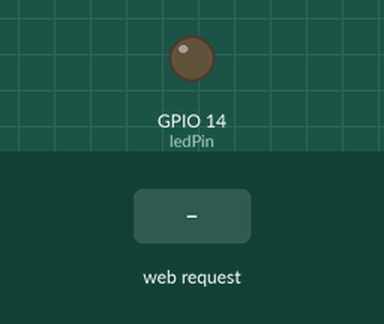
Simulated run of this sketch. Board: ESP32. On the bench: output pins drawn as LEDs (lit = HIGH). The inputs (shaded band) are chosen by the test bench. WiFi joins after 1.5 s; servers stay silent unless stated; what the sketch prints to the serial monitor is not drawn.

Above: at 2.7 s.
2.8 s: HTTP request GET /LED=ON received
At 3.4 s:
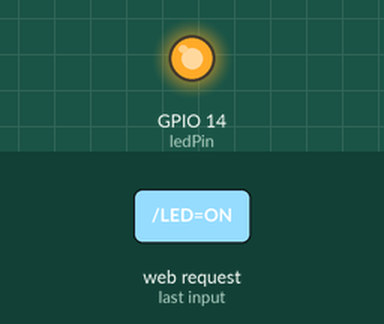
4.3 s: HTTP request GET /LED=OFF received
At 4.6 s:
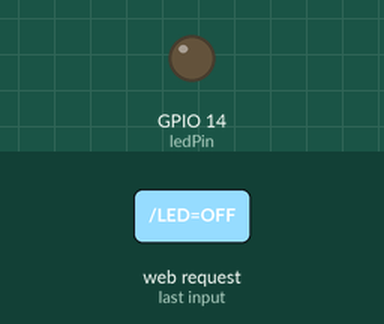
Timing chart, 0 to 7.3 s (numbered marks = the images above; inputs shaded):
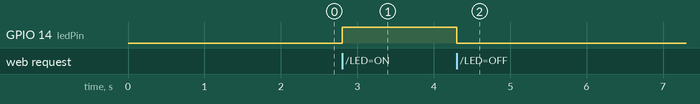

The sketch:

Wi-Fi_Web_Server_LED_Control_Using_ESP32.ino
```cpp
#include <WiFi.h>

const char* ssid = "realme 8";
const char* password = "100ipl23";

WiFiServer server(80);

const int ledPin = 14;
bool ledState = false;

void setup() {

  Serial.begin(115200);

  pinMode(ledPin, OUTPUT);
  digitalWrite(ledPin, LOW);

  Serial.println("Connecting to Wi-Fi...");

  WiFi.begin(ssid, password);

  while (WiFi.status() != WL_CONNECTED) {
    delay(500);
    Serial.print(".");
  }

  Serial.println();
  Serial.println("Connected!");

  Serial.print("IP Address: ");
  Serial.println(WiFi.localIP());

  server.begin();
}

void loop() {

  WiFiClient client = server.available();

  if (client) {

    String request = client.readStringUntil('\r');
    client.flush();

    if (request.indexOf("/LED=ON") != -1) {
      ledState = true;
      digitalWrite(ledPin, HIGH);
    }

    if (request.indexOf("/LED=OFF") != -1) {
      ledState = false;
      digitalWrite(ledPin, LOW);
    }

    client.println("HTTP/1.1 200 OK");
    client.println("Content-type:text/html");
    client.println();

 client.println("<!DOCTYPE html>");
client.println("<html lang='en'>");

client.println("<head>");
client.println("<meta charset='UTF-8'>");
client.println("<meta name='viewport' content='width=device-width, initial-scale=1.0'>");
client.println("<title>ESP32 Smart Control</title>");

client.println("<style>");
client.println("body{margin:0;font-family:'Segoe UI',Arial,sans-serif;background:linear-gradient(135deg,#0f172a,#1e3a8a,#2563eb);height:100vh;display:flex;justify-content:center;align-items:center;color:white;}");
client.println(".card{background:rgba(255,255,255,0.12);backdrop-filter:blur(15px);padding:40px;border-radius:20px;box-shadow:0 10px 30px rgba(0,0,0,.3);width:340px;text-align:center;}");
client.println("h1{margin-bottom:10px;font-size:30px;}");
client.println("p{color:#d1d5db;margin-bottom:25px;}");
client.println(".status{display:inline-block;padding:10px 25px;border-radius:30px;font-size:20px;font-weight:bold;");
client.print(ledState ?
"background:#16a34a;color:white;" :
"background:#dc2626;color:white;");
client.println("}");
client.println(".btn{display:block;width:100%;padding:16px;margin-top:18px;border:none;border-radius:12px;font-size:18px;font-weight:bold;text-decoration:none;color:white;transition:.3s;}");
client.println(".on{background:#22c55e;}");
client.println(".on:hover{background:#16a34a;}");
client.println(".off{background:#ef4444;}");
client.println(".off:hover{background:#dc2626;}");
client.println("footer{margin-top:25px;font-size:13px;color:#cbd5e1;}");
client.println("</style>");

client.println("</head>");

client.println("<body>");

client.println("<div class='card'>");

client.println("<h1>ESP32 Smart Controller</h1>");
client.println("<p>Wi-Fi LED Control Dashboard</p>");

client.print("<div class='status'>");
client.print(ledState ? "LED ON" : "LED OFF");
client.println("</div>");

client.println("<a class='btn on' href='/LED=ON'>Turn ON</a>");
client.println("<a class='btn off' href='/LED=OFF'>Turn OFF</a>");

client.println("<footer>");
client.println("Powered by ESP32");
client.println("</footer>");

client.println("</div>");

client.println("</body>");
client.println("</html>");
    delay(1);
    client.stop();
  }
}
```

Measured:
- after the input at 2.8 s, GPIO 14 (ledPin): LOW → HIGH at once
- after the input at 4.3 s, GPIO 14 (ledPin): HIGH → LOW at once
